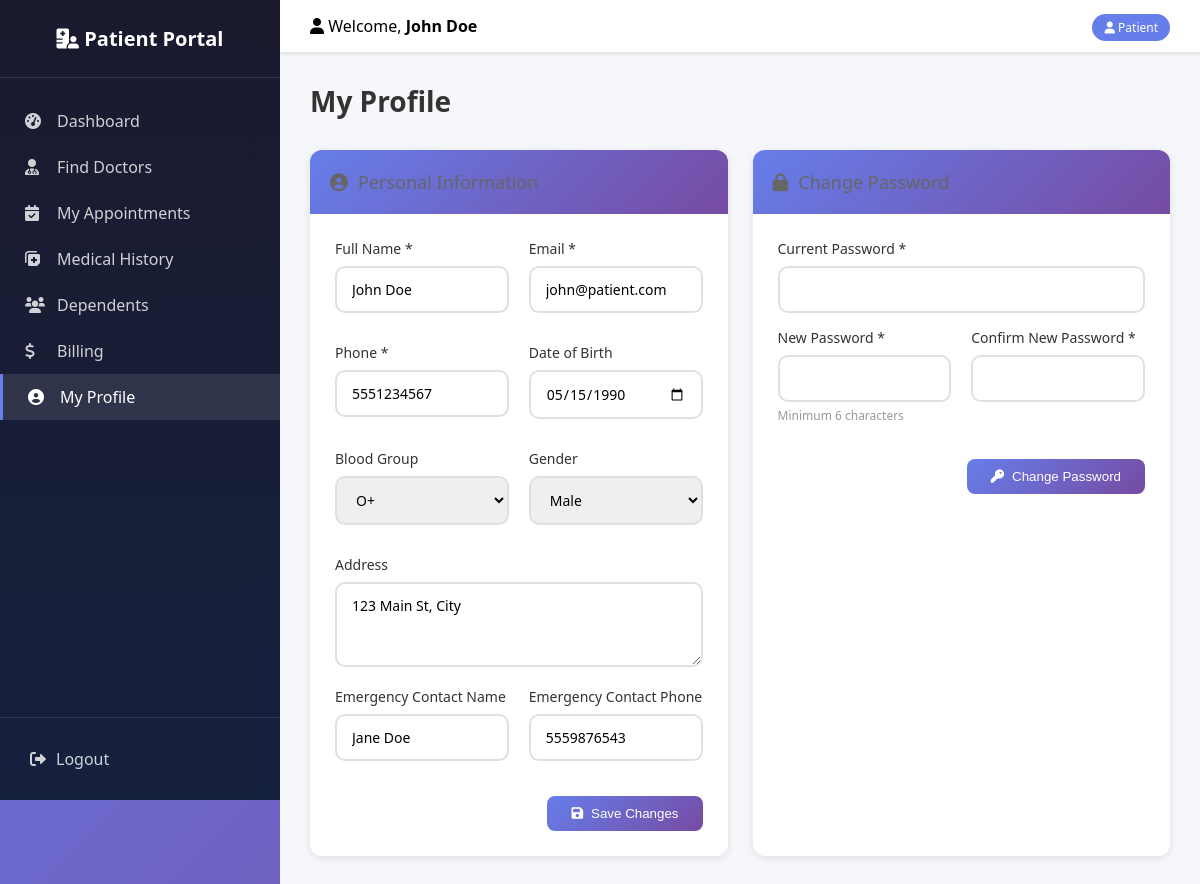
/patient.php?action=profile (signed in), run on the app's committed database.
### tables this page shows
CREATE TABLE patients (
    id INT PRIMARY KEY AUTO_INCREMENT,
    user_id INT NOT NULL UNIQUE,
    date_of_birth DATE,
    blood_group ENUM('A+', 'A-', 'B+', 'B-', 'O+', 'O-', 'AB+', 'AB-'),
    gender ENUM('male', 'female', 'other'),
    address TEXT,
    emergency_contact_name VARCHAR(100),
    emergency_contact_phone VARCHAR(20),
    medical_history_notes TEXT,
    
    FOREIGN KEY (user_id) REFERENCES users(id) ON DELETE CASCADE
);

CREATE TABLE users (
    id INT PRIMARY KEY AUTO_INCREMENT,
    name VARCHAR(100) NOT NULL,
    email VARCHAR(100) UNIQUE NOT NULL,
    password_hash VARCHAR(255) NOT NULL,
    phone VARCHAR(20) NOT NULL,
    role ENUM('patient', 'doctor', 'receptionist', 'admin') NOT NULL,
    profile_pic VARCHAR(255) DEFAULT 'default.jpg',
    is_active TINYINT(1) DEFAULT 1,
    created_at TIMESTAMP DEFAULT CURRENT_TIMESTAMP,
    updated_at TIMESTAMP DEFAULT CURRENT_TIMESTAMP ON UPDATE CURRENT_TIMESTAMP,
    
    INDEX idx_email (email),
    INDEX idx_role (role),
    INDEX idx_is_active (is_active)
);

### controllers/patient/ProfileController.php (called while the page is built, shortened)
<?php
require_once __DIR__ . '/BaseController.php';
class ProfileController extends PatientBaseController {
    public function index() {
        $userId = $this->getUserId();
        $sql = "SELECT u.*, p.*
                FROM users u
                LEFT JOIN patients p ON u.id = p.user_id
                WHERE u.id = ?";
        $stmt = $this->db->prepare($sql);
        $stmt->bind_param("i", $userId);
        $stmt->execute();
        $profile = $stmt->get_result()->fetch_assoc();
        $data = [
            'title' => 'My Profile',
            'profile' => $profile,
            'success' => $_SESSION['success'] ?? null,
            'error' => $_SESSION['error'] ?? null
        ];
        $this->view('profile/index', $data);
    }
}
?>

### includes/db.php (called while the page is built, shortened)
<?php
class Database {
    private $connection;
    private static $instance = null;
    private function __construct() {
        try {
            $this->connection = new mysqli(DB_HOST, DB_USER, DB_PASS, DB_NAME);
            $this->connection->set_charset("utf8mb4");
        } catch (Exception $e) {
            die("Database connection error: " . $e->getMessage());
        }
    }
    public static function getInstance() {
        if (self::$instance == null) {
            self::$instance = new Database();
        }
        return self::$instance;
    }
    public function getConnection() {
        return $this->connection;
    }
}
?>

### views/patient/profile/index.php (the view, shortened to what this page needs)
<div class="page-header">
    <h1 class="page-title">My Profile</h1>
</div>
<div class="profile-container">
    <div class="profile-card">
        <div class="card-header">
            <h3><i class="fas fa-user-circle"></i> Personal Information</h3>
        </div>
        <div class="card-body">
            <form method="POST" action="<?php echo SITE_URL; ?>patient.php?action=profile&sub=update">
                <div class="form-row">
                    <div class="form-group">
                        <label>Full Name *</label>
                        <input type="text" name="name" class="form-control" required
                               value="<?php echo htmlspecialchars($profile['name']); ?>">
                    </div>
                    <div class="form-group">
                        <label>Email *</label>
                        <input type="email" name="email" class="form-control" required
                               value="<?php echo htmlspecialchars($profile['email']); ?>">
                    </div>
                </div>
                <div class="form-row">
                    <div class="form-group">
                        <label>Phone *</label>
                        <input type="tel" name="phone" class="form-control" required
                               value="<?php echo htmlspecialchars($profile['phone']); ?>">
                    </div>
                    <div class="form-group">
                        <label>Date of Birth</label>
                        <input type="date" name="date_of_birth" class="form-control"
                               value="<?php echo $profile['date_of_birth']; ?>">
                    </div>
                </div>
                <div class="form-row">
                    <div class="form-group">
                        <label>Blood Group</label>
                        <select name="blood_group" class="form-control">
                            <option value="O+" <?php echo $profile['blood_group'] == 'O+' ? 'selected' : ''; ?>>O+</option>
                        </select>
                    </div>
                    <div class="form-group">
                        <label>Gender</label>
                        <select name="gender" class="form-control">
                            <option value="male" <?php echo $profile['gender'] == 'male' ? 'selected' : ''; ?>>Male</option>
                        </select>
                    </div>
                </div>
                <div class="form-group">
                    <label>Address</label>
                    <textarea name="address" class="form-control" rows="3"><?php echo htmlspecialchars($profile['address'] ?? ''); ?></textarea>
                </div>
                <div class="form-row">
                    <div class="form-group">
                        <label>Emergency Contact Name</label>
                        <input type="text" name="emergency_contact_name" class="form-control"
                               value="<?php echo htmlspecialchars($profile['emergency_contact_name'] ?? ''); ?>">
                    </div>
                    <div class="form-group">
                        <label>Emergency Contact Phone</label>
                        <input type="tel" name="emergency_contact_phone" class="form-control"
                               value="<?php echo htmlspecialchars($profile['emergency_contact_phone'] ?? ''); ?>">
                    </div>
                </div>
                <div class="form-actions">
                    <button type="submit" class="btn-save">
                        <i class="fas fa-save"></i> Save Changes
                    </button>
                </div>
            </form>
        </div>
    </div>
    <div class="profile-card">
        <div class="card-header">
            <h3><i class="fas fa-lock"></i> Change Password</h3>
        </div>
        <div class="card-body">
            <form method="POST" action="<?php echo SITE_URL; ?>patient.php?action=profile&sub=changePassword">
                <div class="form-group">
                    <label>Current Password *</label>
                    <input type="password" name="current_password" class="form-control" required>
                </div>
                <div class="form-row">
                    <div class="form-group">
                        <label>New Password *</label>
                        <input type="password" name="new_password" class="form-control" required>
                        <small>Minimum 6 characters</small>
                    </div>
                    <div class="form-group">
                        <label>Confirm New Password *</label>
                        <input type="password" name="confirm_password" class="form-control" required>
                    </div>
                </div>
                <div class="form-actions">
                    <button type="submit" class="btn-save">
                        <i class="fas fa-key"></i> Change Password
                    </button>
                </div>
            </form>
        </div>
    </div>
</div>

### assets/css/main.css (style rules this page uses)
* { margin: 0; padding: 0; box-sizing: border-box; }
body { font-family: 'Segoe UI', Tahoma, Geneva, Verdana, sans-serif; background: linear-gradient(135deg, #667eea 0%, #764ba2 100%); min-height: 100vh; }
h1, h2, h3 { margin-bottom: 15px; }
h3 { font-size: 18px; color: #666; font-weight: normal; }

### assets/css/components.css (style rules this page uses)
.form-group { margin-bottom: 20px; }
.form-group label { display: block; margin-bottom: 8px; color: #333; font-weight: 500; font-size: 14px; }
.form-group input, .form-group select, .form-group textarea { width: 100%; padding: 12px 15px; border: 2px solid #e0e0e0; border-radius: 10px; font-size: 14px; transition: all 0.3s ease; font-family: inherit; }
.form-group small { display: block; margin-top: 5px; font-size: 12px; color: #999; }

### views/patient/profile/index.php (style rules this page uses)
.page-header { margin-bottom: 30px; }
.page-title { font-size: 28px; margin: 0; color: #333; }
.profile-container { display: grid; grid-template-columns: 1fr 1fr; gap: 25px; }
.profile-card { background: white; border-radius: 12px; box-shadow: 0 2px 8px rgba(0,0,0,0.1); overflow: hidden; }
.card-header { padding: 20px; background: linear-gradient(135deg, #667eea 0%, #764ba2 100%); color: white; }
.card-header h3 { margin: 0; font-size: 18px; display: flex; align-items: center; gap: 10px; }
.card-body { padding: 25px; }
.form-row { display: grid; grid-template-columns: 1fr 1fr; gap: 20px; margin-bottom: 15px; }
.form-group { margin-bottom: 15px; }
.form-group label { display: block; margin-bottom: 8px; font-weight: 500; color: #333; font-size: 14px; }
.form-control { width: 100%; padding: 10px 12px; border: 1px solid #ddd; border-radius: 8px; font-size: 14px; }
textarea.form-control { resize: vertical; }
small { display: block; margin-top: 5px; font-size: 11px; color: #666; }
.form-actions { margin-top: 20px; text-align: right; }
.btn-save { background: linear-gradient(135deg, #667eea 0%, #764ba2 100%); color: white; padding: 10px 24px; border: none; border-radius: 8px; cursor: pointer; display: inline-flex; align-items: center; gap: 8px; }

### data on the page
patients: name "John Doe", email "john@patient.com", phone "5551234567", date_of_birth "05/15/1990", blood_group "O+", gender "Male", address "123 Main St, City", emergency_contact_name "Jane Doe", emergency_contact_phone "5559876543"

### other printed values
$userName "John Doe"
